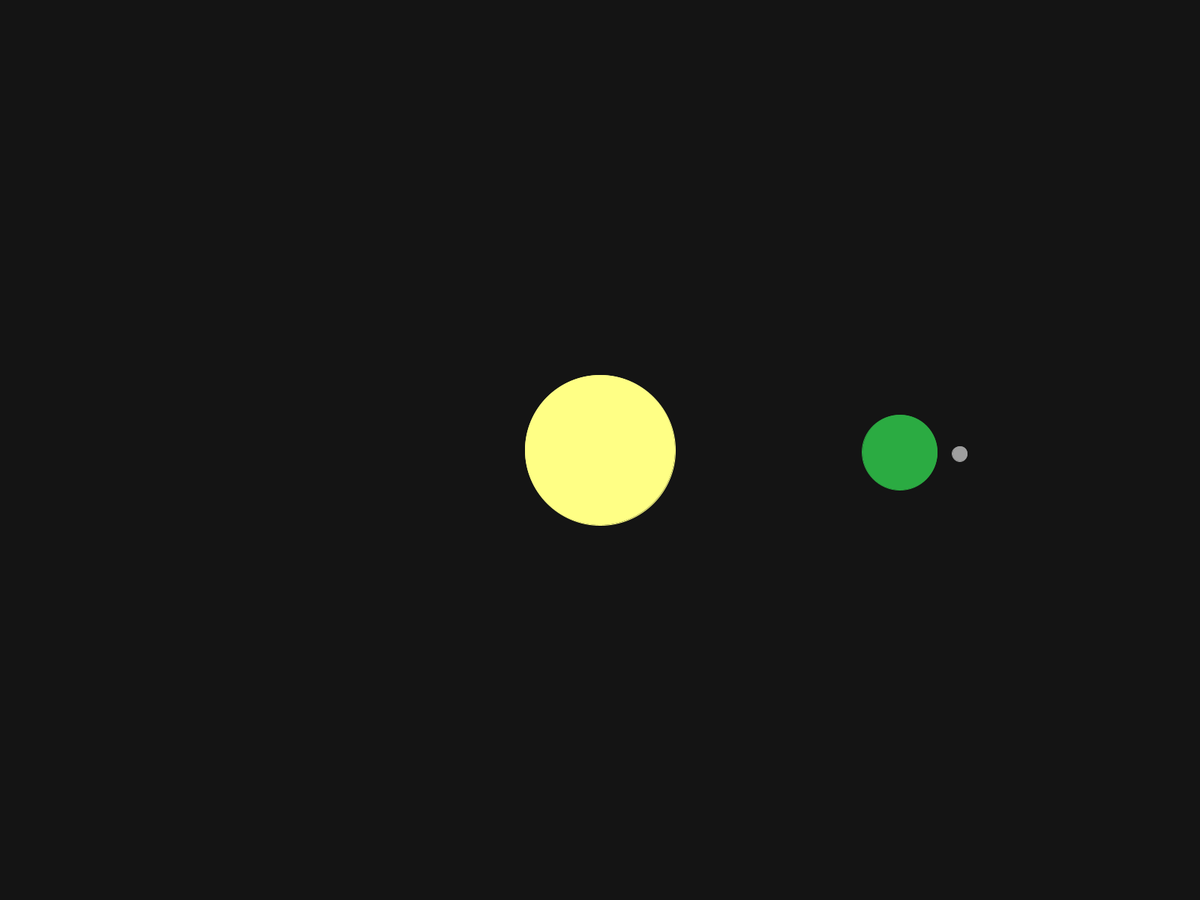
Frame 1 (no input)
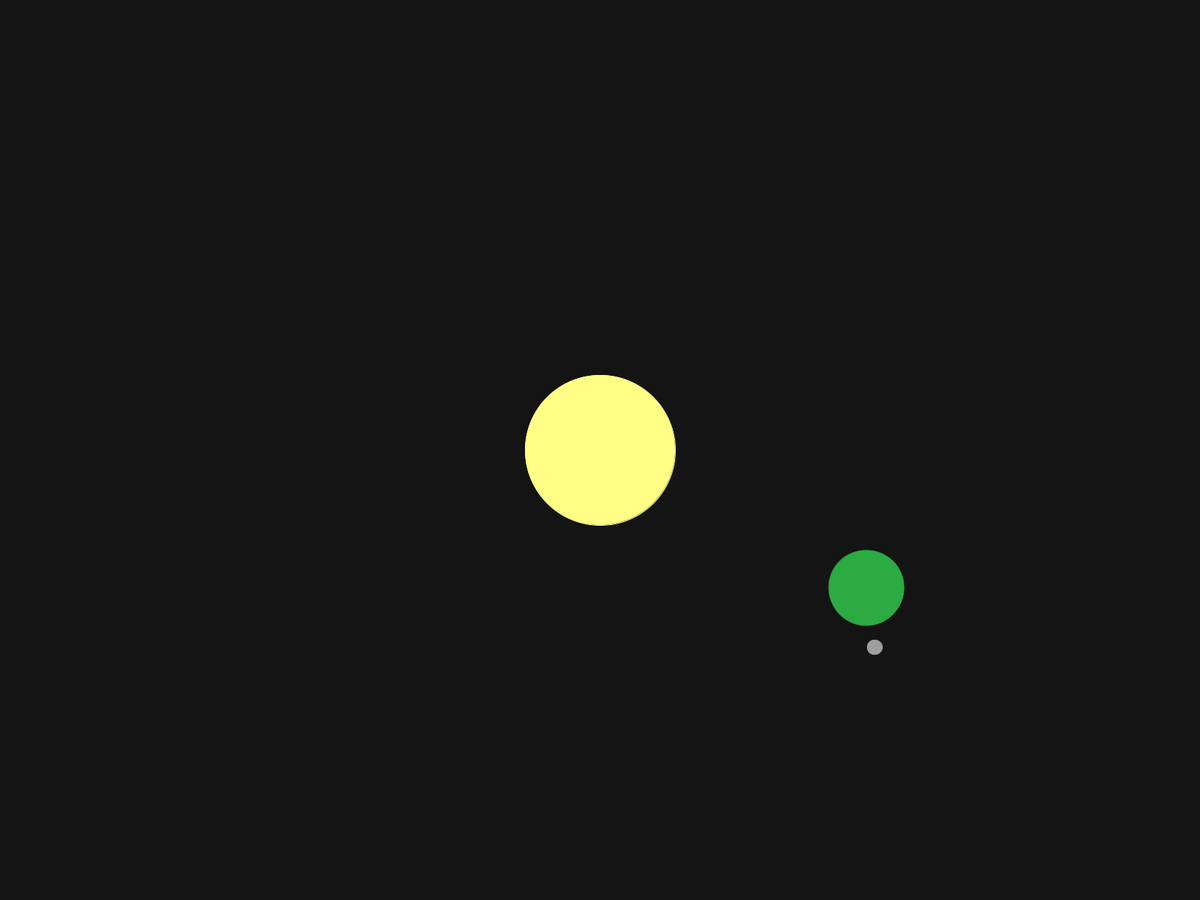
Frame 60 (the mouse pressed at the canvas centre just before this capture)
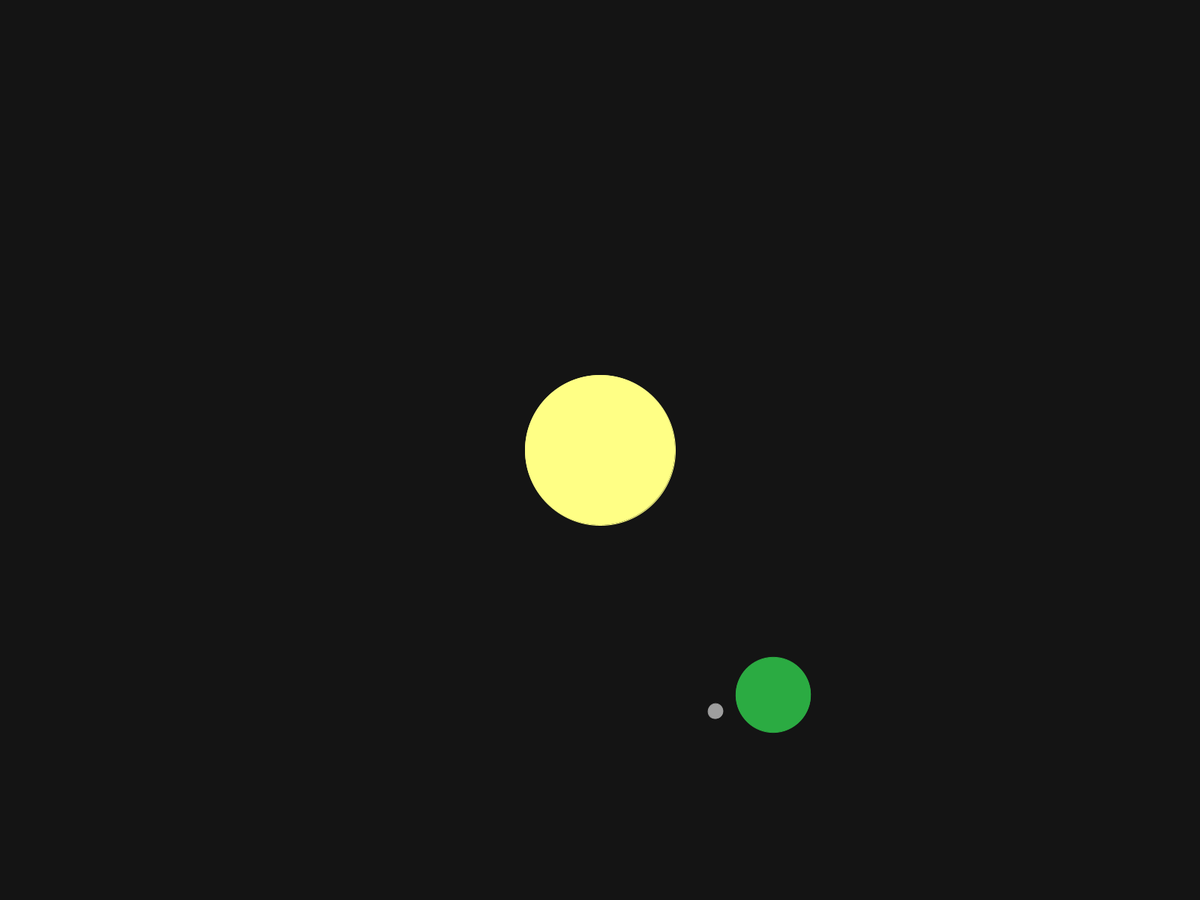
Frame 120 (the mouse held since frame 60 and released just before this capture)

The Processing sketch that drew these frames (run headless with seeded random() and noise(); from frame 60 on, the mouse is pressed at the canvas centre):

// Processing sketch: sol_terra_lua
// ── sol_terra_lua.pde
float n;
float r;

void setup ()
{
  fullScreen();
}

void draw ()
{
  background(20);
  translate(width/2, height/2);
  stroke(#ffff85);
  fill(#ffff85);
  circle(0,0,200);
  rotate(frameCount/(20*TWO_PI));
  stroke(#2bab42);
  fill(#2bab42);
  circle(width/4,0,100);
  
  pushMatrix();
  translate(width/4, 0);
  rotate(frameCount/(10*TWO_PI));
  stroke(#9e9e9e);
  fill(#9e9e9e);
  circle(80,0,20);
  popMatrix();
}
